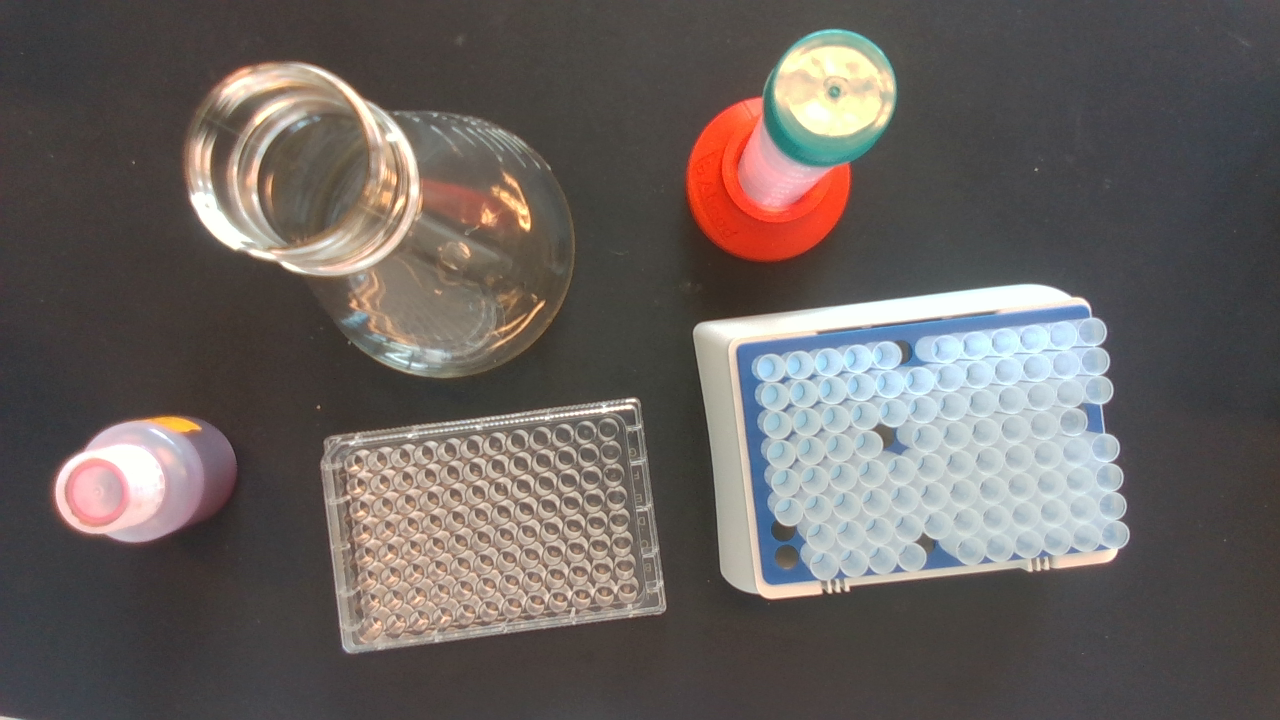
#> input picture MTP/lab.png, 1280 x 720 px
$ python '8_Farbkanäle.py'
#> lines starting #> are read from the running program, lines starting #| are printed output that depends on the picture
import cv2 as cv
import numpy as np

img = cv.imread('MTP/lab.png')
#> img is the input picture: shape (720, 1280, 3); mean B, G, R 94.6, 97.6, 104.3
cv.imshow('img',img)

blank = np.zeros(img.shape[:2],dtype='uint8')

b, g, r = cv.split(img)
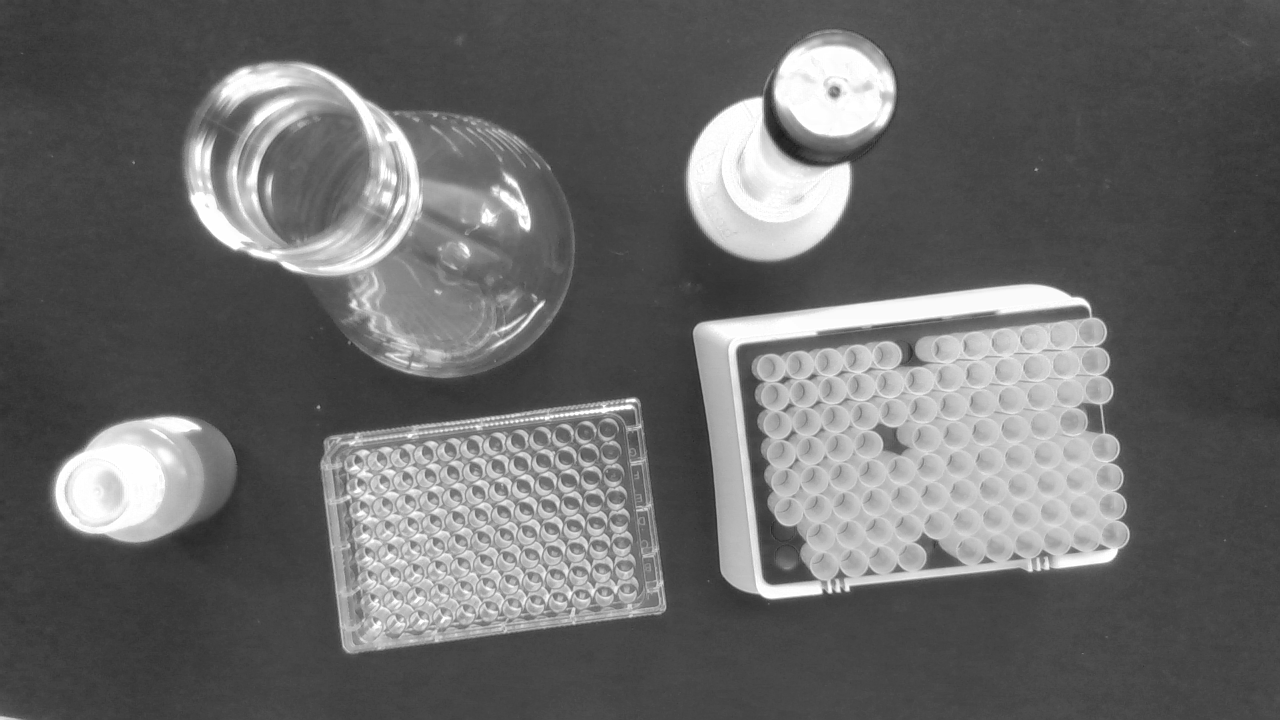
#> r: shape (720, 1280); min 25, max 255, mean 104.3

cv.imshow('Blau',b)
cv.imshow('Gruen',g)
cv.imshow('rot',r)

print(img.shape)
#| (720, 1280, 3)
print(b.shape)
#| (720, 1280)
print(g.shape)
#| (720, 1280)
print(r.shape)
#| (720, 1280)

merged = cv.merge([b,g,r])
cv.imshow('merged',merged)

blue = cv.merge([b,blank,blank])
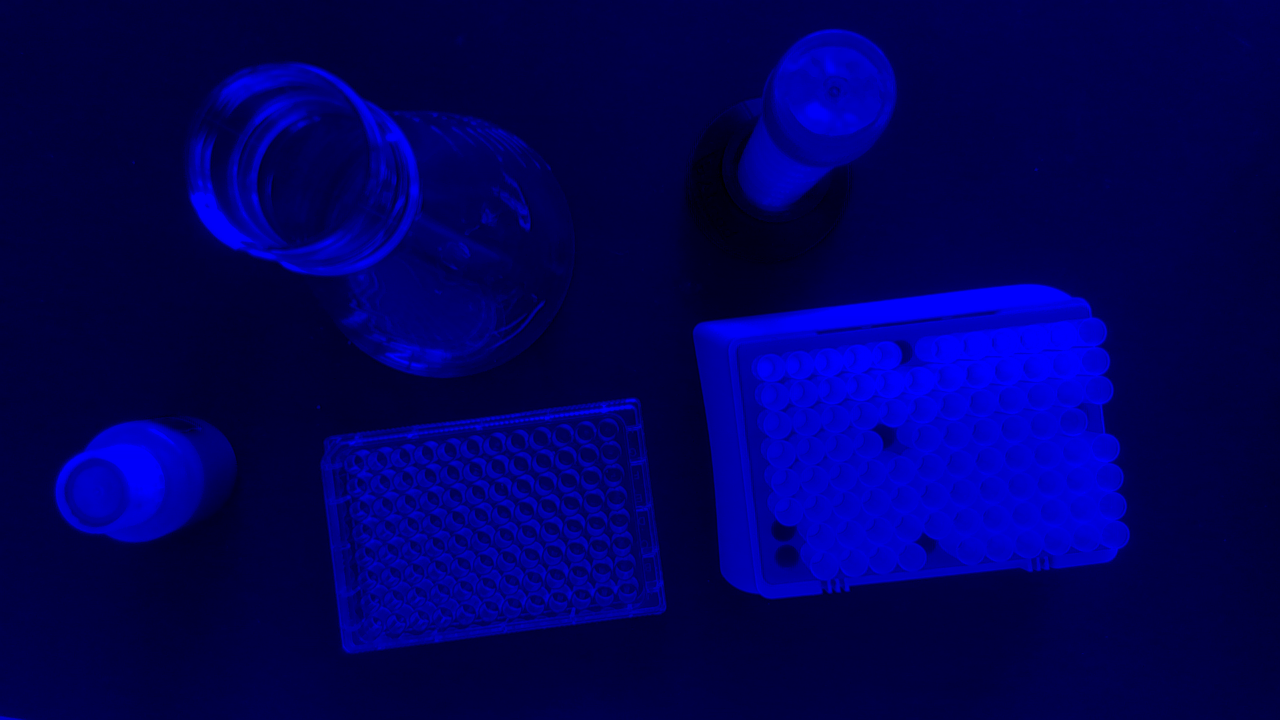
#> blue: shape (720, 1280, 3); mean of channels 0, 1, 2 94.6, 0, 0; drawn as B, G, R
green = cv.merge([blank,g,blank])
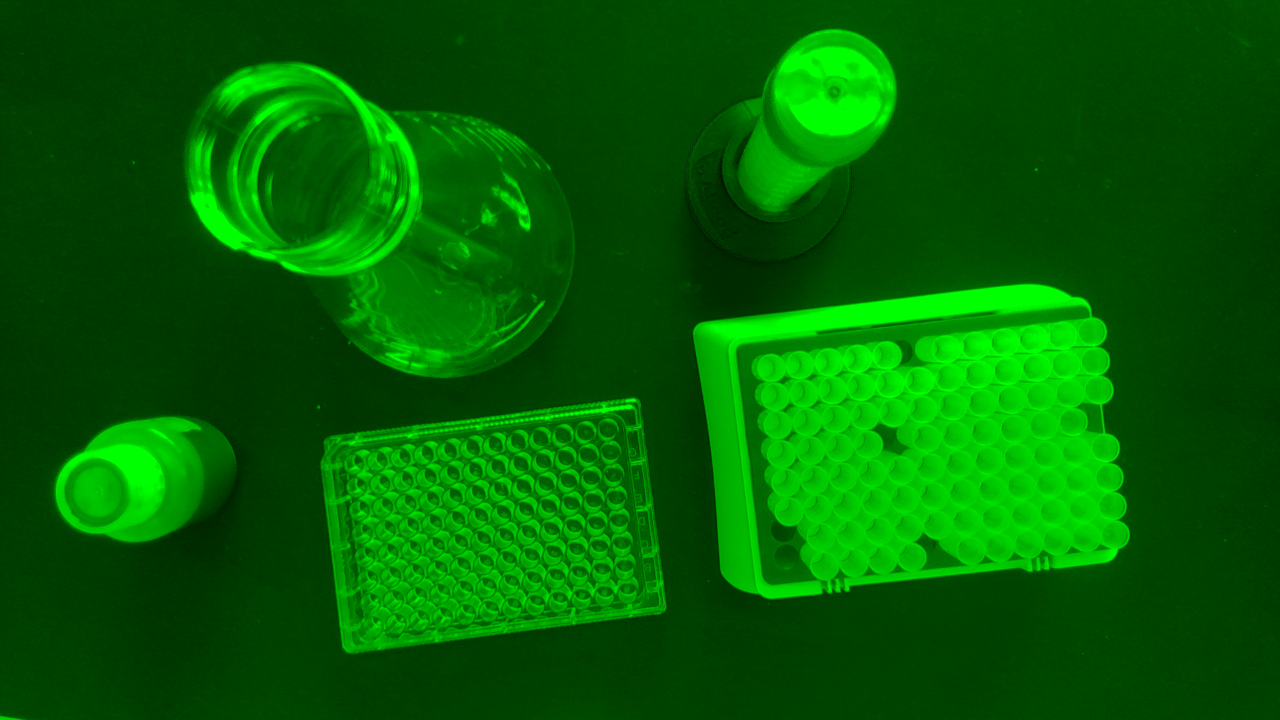
#> green: shape (720, 1280, 3); mean of channels 0, 1, 2 0, 97.6, 0; drawn as B, G, R
red = cv.merge([blank,blank,r])
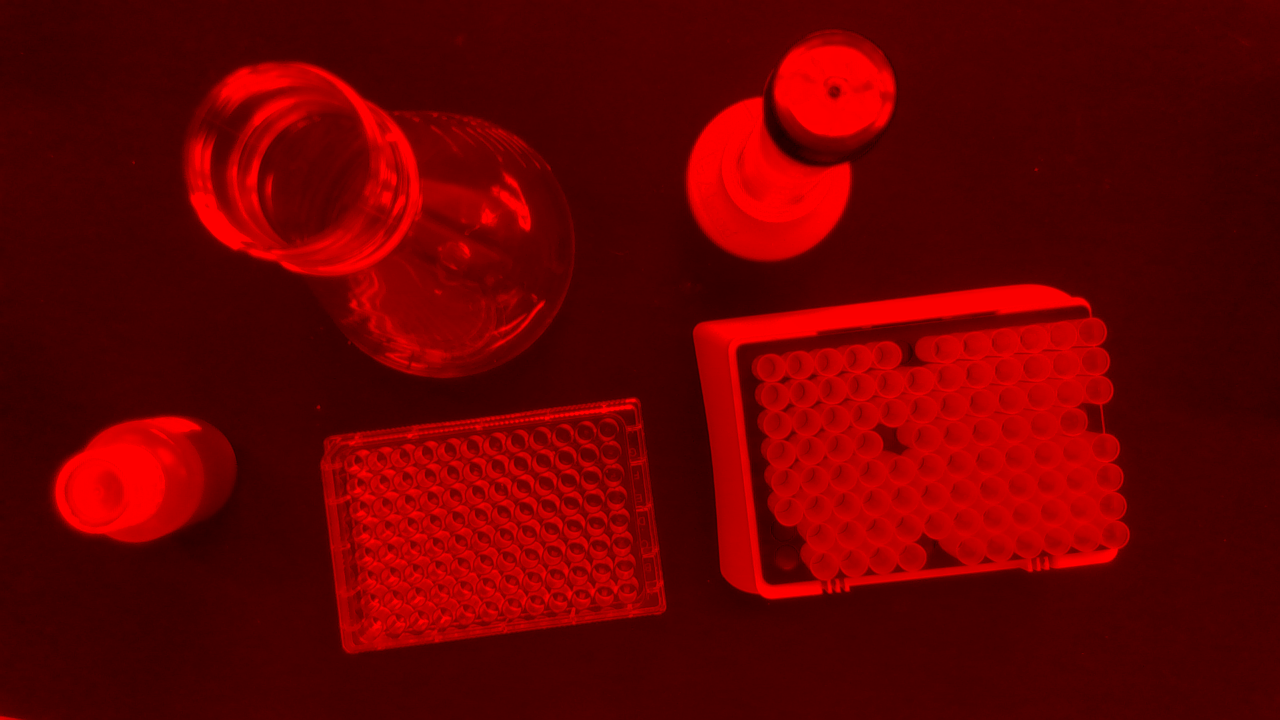
#> red: shape (720, 1280, 3); mean of channels 0, 1, 2 0, 0, 104.3; drawn as B, G, R

cv.imshow('Blaus',blue)
cv.imshow('Gruens',green)
cv.imshow('rots',red)

cv.waitKey(0)

$ run again, with MTP/MTP_weiss.png copied over MTP/lab.png
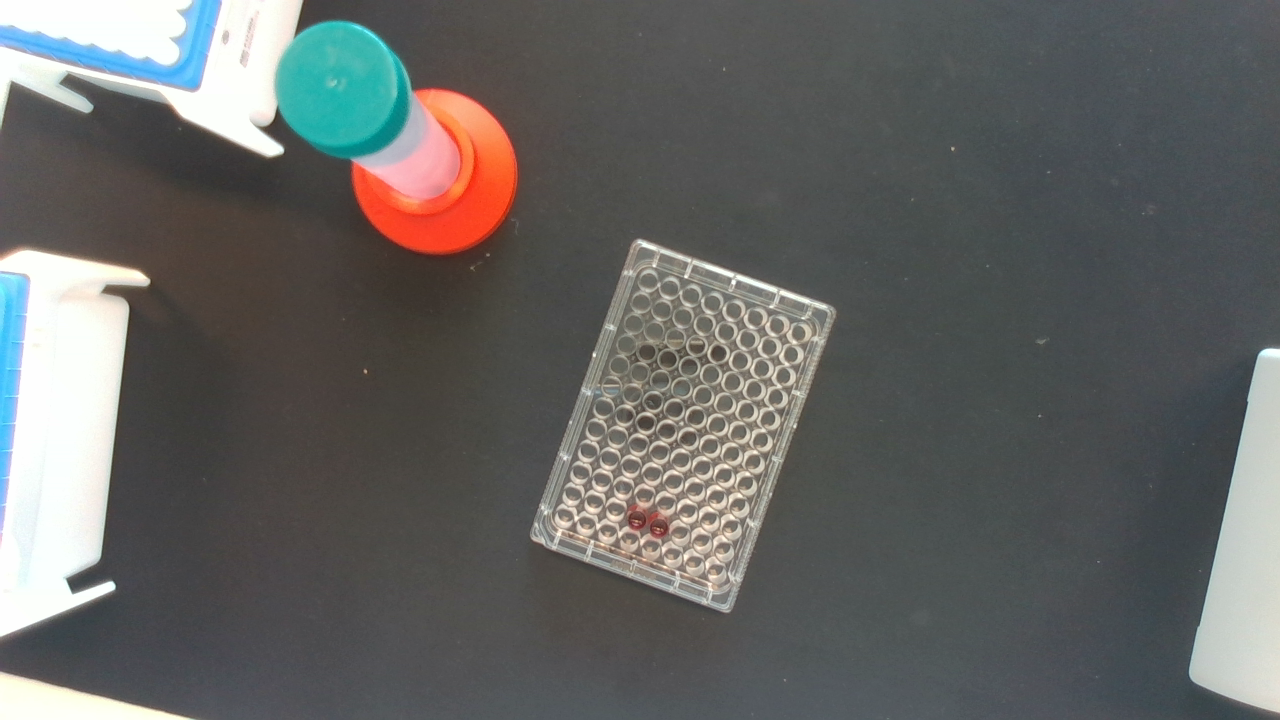
#> input picture MTP/MTP_weiss.png, 1280 x 720 px
#> img is the input picture: shape (720, 1280, 3); mean B, G, R 99.3, 100.9, 100.1
#| (720, 1280, 3)
#| (720, 1280)
#| (720, 1280)
#| (720, 1280)
#> `green = cv.merge([blank,g,blank])`:
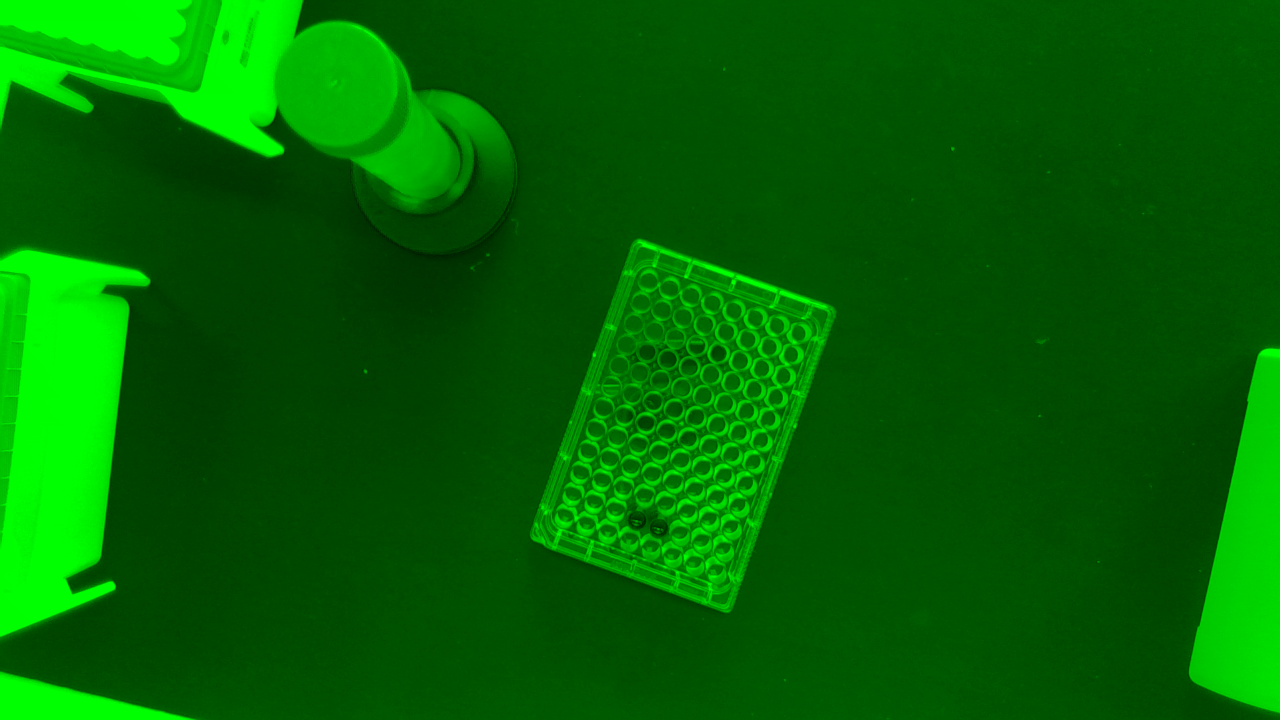
#> green: shape (720, 1280, 3); mean of channels 0, 1, 2 0, 100.9, 0; drawn as B, G, R
#> `red = cv.merge([blank,blank,r])`:
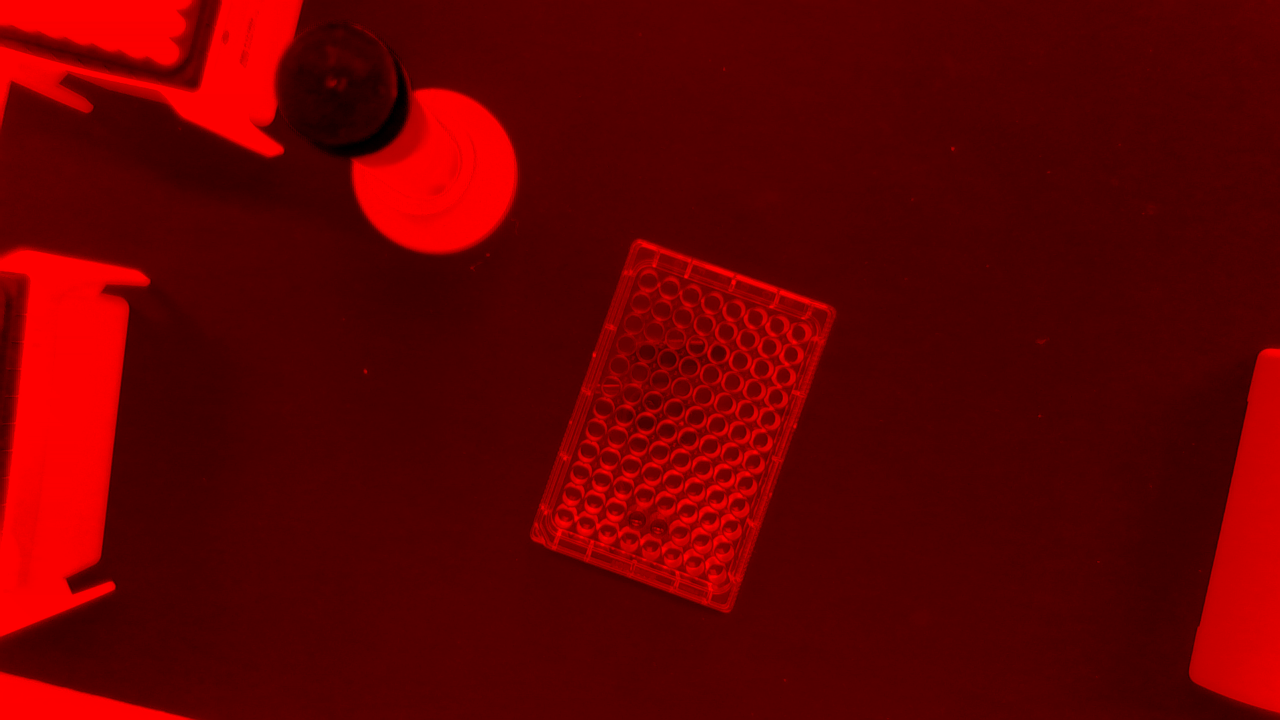
#> red: shape (720, 1280, 3); mean of channels 0, 1, 2 0, 0, 100.1; drawn as B, G, R
